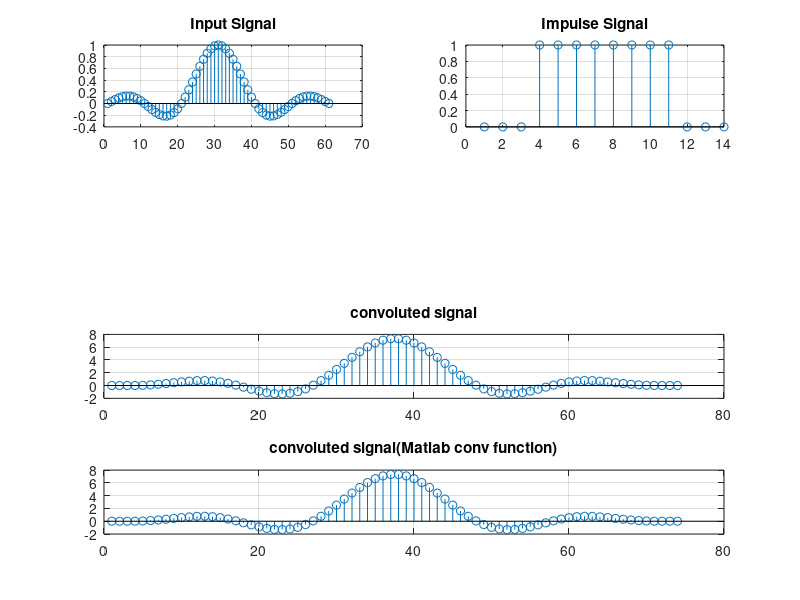

Here is the MATLAB script that generated this plot:
clc;
close all;

t=-30:30;
rawInput = sin(pi* t/10)./(pi* t/10);
rawInput(t==0) = 1;
rawImpulse = [zeros(1,3),ones(1,8),zeros(1,3)];


inputLength = length(rawInput);
impulseLength = length(rawImpulse);
convolutionSize = inputLength+impulseLength -1;

%adjusting input and impulse signal length
inputSignal = [rawInput,zeros(1,impulseLength)];
impulseSignal = [rawImpulse,zeros(1,inputLength)];

convo = zeros(1,convolutionSize);

for n = 1: convolutionSize
   for k = 1: n
        convo(n) = convo(n) + inputSignal(k)*impulseSignal(n-k+1);
   end
end

f_convo = conv(rawInput,rawImpulse);

subplot(421);
stem(rawInput);
title('Input Signal');
grid on;

subplot(422);
stem(rawImpulse);
title('Impulse Signal');
grid on;

subplot(413);
stem(convo);
title('convoluted signal');
grid on;

subplot(414);
stem(f_convo);
title('convoluted signal(Matlab conv function)');
grid on;



